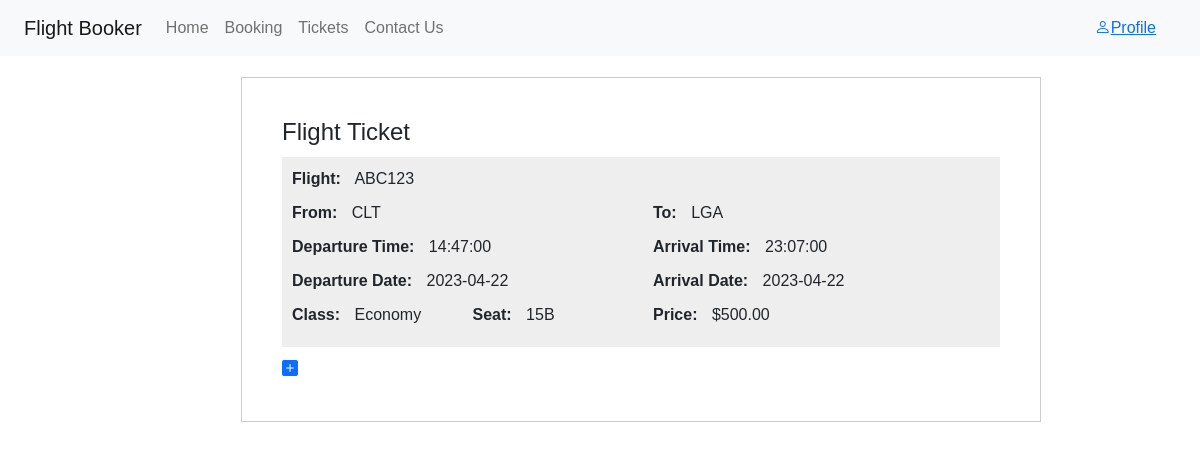
The page /tickets/ (signed in) on the database as committed earlier.
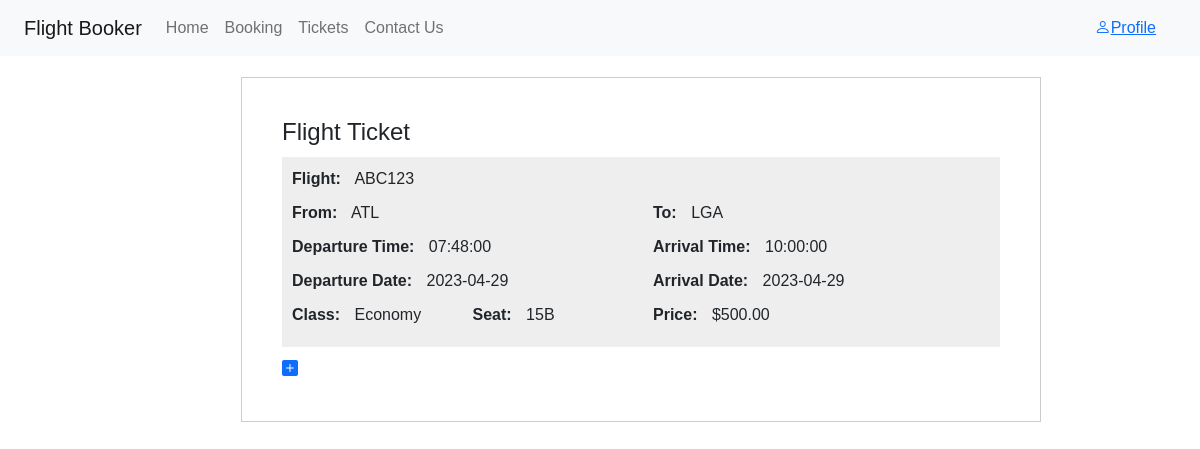
The same page on the database as committed later.
### flight/models.py (models this page shows)
class Tickets(models.Model):
    customer_id = models.ForeignKey(CustomUser, on_delete=models.CASCADE)
    ticket_purchased_time = models.DateTimeField(auto_now =True)
    json_ticket_data = models.CharField(max_length=2000,null=True,blank=True)

### tickets/views.py (the view)
# urls.py: path('', views.view_tickets, name="view_tickets"),
def view_tickets(request):
   if request.user.is_authenticated:
      Tickets = apps.get_model('flight', 'Tickets')
      ticket_list1 = list(Tickets.objects.filter(customer_id=request.user))
      ticket_list = []
      for i in range(0, len(ticket_list1)):
         ticket_list.append(ast.literal_eval(str(ticket_list1[i].json_ticket_data)))
      tickets_list_short = []
      for i in range(0, len(ticket_list)):
         dicti = {}
         dicti['ticket'] = ticket_list1[i]
         dicti['dept_iata'] = ticket_list[i]['flightOffers'][0]['itineraries'][0]['segments'][0]['departure']['iataCode']
         dept_time = ticket_list[i]['flightOffers'][0]['itineraries'][0]['segments'][0]['departure']['at'].replace('T',' ').split(' ')
         dicti['dept_date'] = dept_time[0]
         dicti['dept_time'] = dept_time[1]
         dicti['arr_iata'] = ticket_list[i]['flightOffers'][0]['itineraries'][0]['segments'][-1]['arrival']['iataCode']
         arr_time = ticket_list[i]['flightOffers'][0]['itineraries'][0]['segments'][-1]['arrival']['at'].replace('T',' ').split(' ')
         dicti['arr_date'] = arr_time[0]
         dicti['arr_time'] = arr_time[1]
         tickets_list_short.append(dicti)
         return render(request, "tickets/tickets.html", {'tickets':ticket_list ,'short_list':tickets_list_short})
   return render(request, "tickets/tickets.html")

### templates/tickets/tickets.html (shortened to what this page needs)
{% extends 'base.html' %}
{% block content %}
{% if user.is_authenticated %}
  <table style="margin-left: 20%;">
    {% for t in short_list%}
    <tr>
        <td>
          <div class="container">
            <h1>Flight Ticket</h1>
            <div class="ticket-info">
              <div class="row">
                <div class="col-6">
                  <span class="label">Flight:</span>
                  <span class="value">ABC123</span>
                </div>
                <div class="col-6">
                </div>
              </div>
              <div class="row">
                <div class="col-6">
                  <span class="label">From:</span>
                  <span class="value">{{ t.dept_iata }}</span>
                </div>
                <div class="col-6">
                  <span class="label">To:</span>
                  <span class="value">{{ t.arr_iata }}</span>
                </div>
              </div>
              <div class="row">
                <div class="col-6">
                  <span class="label">Departure Time:</span>
                  <span class="value">{{ t.dept_time }}</span>
                </div>
                <div class="col-6">
                  <span class="label">Arrival Time:</span>
                  <span class="value">{{ t.arr_time }}</span>
                </div>
              </div>
              <div class="row">
                <div class="col-6">
                  <span class="label">Departure Date:</span>
                  <span class="value">{{ t.dept_date }}</span>
                </div>
                <div class="col-6">
                  <span class="label">Arrival Date:</span>
                  <span class="value">{{ t.arr_date }}</span>
                </div>
              </div>
              <div class="row">
                <div class="col-3">
                  <span class="label">Class:</span>
                  <span class="value">Economy</span>
                </div>
                <div class="col-3">
                  <span class="label">Seat:</span>
                  <span class="value">15B</span>
                </div>
                <div class="col-6">
                  <span class="label">Price:</span>
                  <span class="value">$500.00</span>
                </div>
              </div>
            </div>
            <a href="#bblbalba" class="showmemore"><i class="bi bi-plus-square-fill"></i></a>
          </div>
      </td>
        <td>
        </td>
      </tr>
    {% endfor %}
 </table>
{% else %}
  <p>must log in to view tickets</p>
  <a href="{% url 'login' %}">Log In</a>
{% endif %}
{% endblock %}

### templates/base.html (shortened to what this page needs)
<!DOCTYPE html>
<html>
<head>
  <link rel="stylesheet" href="https://cdn.jsdelivr.net/npm/bootstrap-icons@1.3.0/font/bootstrap-icons.css">
  <link href="https://cdn.jsdelivr.net/npm/bootstrap@5.2.2/dist/css/bootstrap.min.css" rel="stylesheet">
  <link rel="stylesheet" href="https://cdn.jsdelivr.net/npm/bootstrap-icons@1.9.1/font/bootstrap-icons.css">
</head>
<body>
    <nav style="padding-left:2%; padding-right:2%;" class="navbar navbar-expand-lg navbar-light bg-light">
        <a class="navbar-brand" href="/">Flight Booker</a>
        <div class="collapse navbar-collapse" id="navbarSupportedContent">
          <ul class="navbar-nav me-auto mb-2 mb-lg-0">
            <li class="nav-item active">
              <a class="nav-link" href="/">Home </a>
            </li>
            <li class="nav-item">
              <a class="nav-link" href="/booking/">Booking</a>
            </li>
            <li class="nav-item">
              <a class="nav-link" href="/tickets/">Tickets</a>
            </li>
            <li class="nav-item">
              <a class="nav-link" href="/contact_us/">Contact Us</a>
            </li>
          </ul>
            <ul class="navbar-nav d-flex flex-row me-1">
              <li class="nav-item me-3 me-lg-0">
                  <div class="nav-item">
                      <a class="link-white me-3 hidden-arrow" href="/accounts/profile_page/" id="profile" role="button"
                      data-mdb-toggle="dropdown" aria-expanded="false">
                      <i class="bi bi-person"></i>Profile </a>
                  </div>
              </li>
          </ul>
        </div>
      </nav>
{% block content %}
{% endblock %}
</body>
</html>

### templates/tickets/tickets.html (style rules this page uses)
body { font-family: Arial, sans-serif; }
.container { margin: 20px auto; min-width: 800px; max-width: 1400px; border: 1px solid #ccc; padding: 40px; }
h1 { font-size: 24px; margin-bottom: 10px; }
.row { display: flex; align-items: center; justify-content: space-between; margin-bottom: 10px; }
.col-6 { flex-basis: 50%; max-width: 50%; }
.col-3 { flex-basis: 25%; max-width: 25%; }
.label { font-weight: bold; margin-right: 10px; }
.value { font-weight: normal; }
.ticket-info { background-color: #eee; padding: 10px; margin-bottom: 10px; }

Rows that differ between the two databases and show on the page:
removed Tickets: dept_iata "CLT", arr_iata "LGA", dept_time "14:47:00", arr_time "23:07:00", dept_date "2023-04-22", arr_date "2023-04-22"
now on this page (row unchanged): Tickets: dept_iata "ATL", arr_iata "LGA", dept_time "07:48:00", arr_time "10:00:00", dept_date "2023-04-29", arr_date "2023-04-29"
